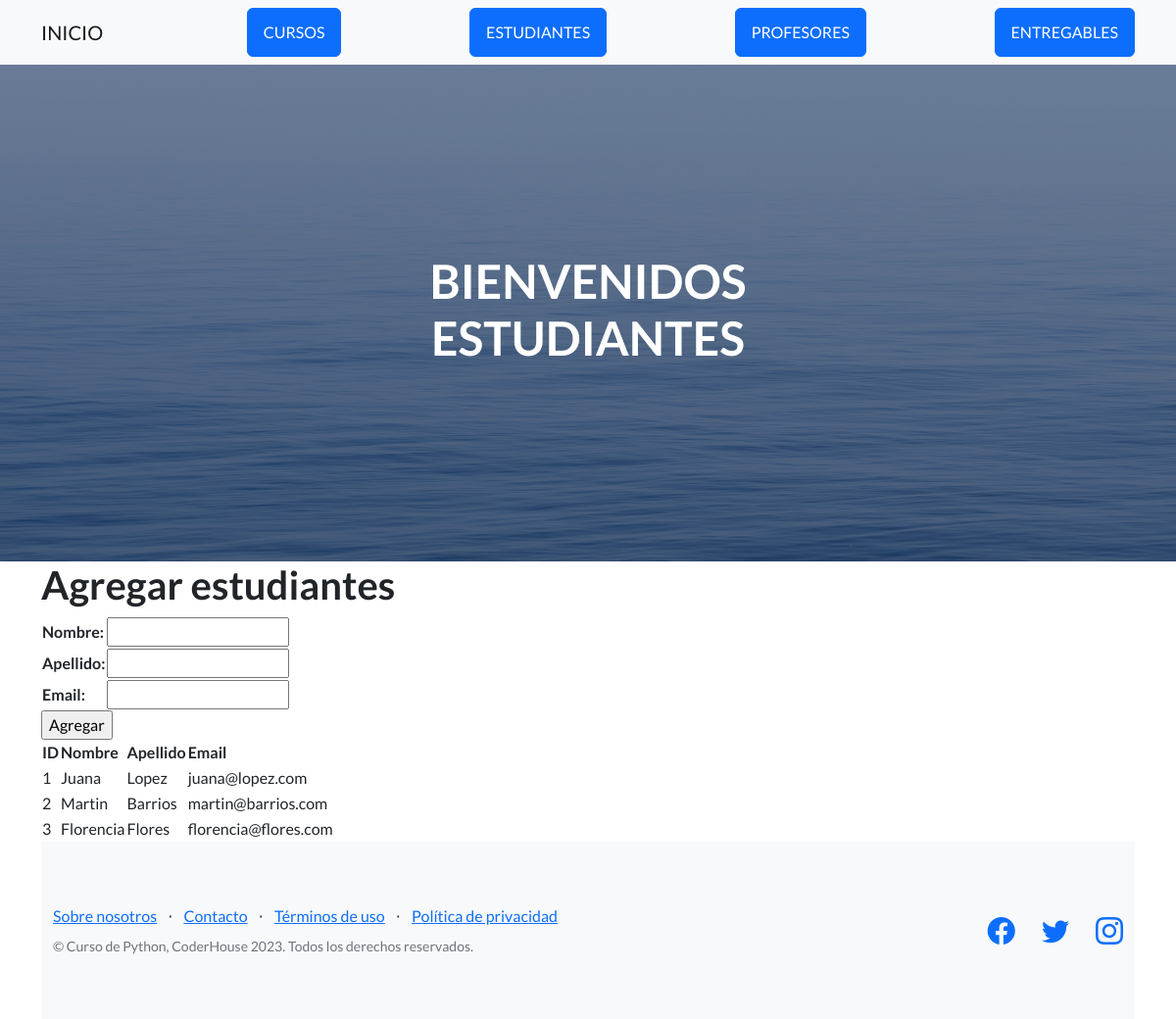
The page /estudiantes/ on the database as committed earlier.
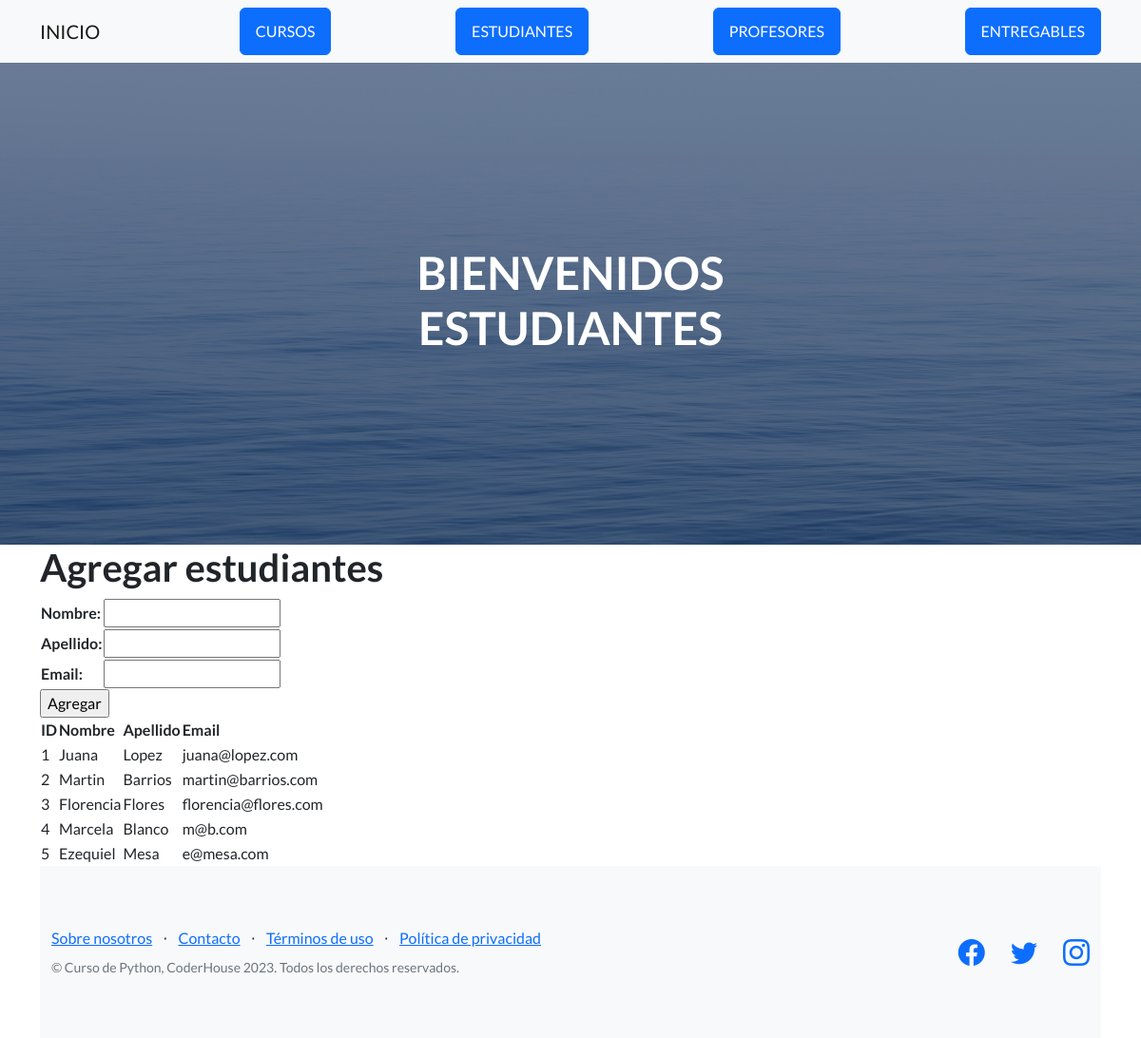
The same page on the database as committed later.
### AppCoder/models.py (models this page shows, shortened)
class Estudiante(models.Model):
    nombre=models.CharField(max_length=50)
    apellido=models.CharField(max_length=50)
    email=models.EmailField()

### AppCoder/views.py (the view)
# urls.py: path('estudiantes/', estudiantes, name="estudiantes"),
def estudiantes(request):
    if request.method == "POST":
        form = EstudianteForm(request.POST)
        if form.is_valid():
            estudiante = Estudiante()
            estudiante.nombre = form.cleaned_data['nombre']
            estudiante.apellido = form.cleaned_data['apellido']
            estudiante.email = form.cleaned_data['email']
            estudiante.save()
            form = EstudianteForm()
    else:
        form = EstudianteForm
    estudiantes = Estudiante.objects.all()
    context = {"estudiantes": estudiantes, "form": form}
    return render(request, "AppCoder/Estudiantes.html", context)

### AppCoder/templates/AppCoder/estudiantes.html (shortened to what this page needs)
{% extends "AppCoder/padre.html" %}
{% load static %}
{% block titulo %}
    <h1>BIENVENIDOS ESTUDIANTES</h1>
{% endblock %}
{% block contenido_que_cambia %}
<h1>Agregar estudiantes</h1>
<form action="" method="post">
    <table>
    {{ form.as_table }}
    </table>
    <input type="submit" value="Agregar">
</form>
<table>
    <thead>
        <tr>
            <th>ID</th>
            <th>Nombre</th>
            <th>Apellido</th>
            <th>Email</th>
        </tr>
    </thead>
    <tbody>
        {% for estudiante in estudiantes %}
        <tr>
            <td>
                {{estudiante.id}}
            </td>
            <td>
                {{estudiante.nombre}}
            </td>
            <td>
                {{estudiante.apellido}}
            </td>
            <td>
                {{estudiante.email}}
            </td>
        </tr>
        {% endfor %}
    </tbody>
</table>
{% endblock %}

Rows that differ between the two databases and show on the page:
added Estudiante: id "4", nombre "Marcela", apellido "Blanco", email "m@b.com"
added Estudiante: id "5", nombre "Ezequiel", apellido "Mesa", email "e@mesa.com"
